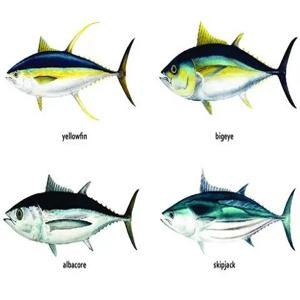
#> input picture dataset_ca_ngu/Ca_ngu_mat_to/Ca_ngu_mat_to_004.jpg, 300 x 300 px, found by its file name; its folder holds 3 pictures in this run
$ python train.py
#> lines starting #> are read from the running program, lines starting #| are printed output that depends on the picture
### feature_extraction.py
import cv2
import numpy as np
from skimage.feature import hog


def _preprocess_image(image_path):
    img = cv2.imread(image_path)
#> img is the input picture: shape (300, 300, 3); mean B, G, R 225.9, 229.7, 225.7
    if img is None:
        return None
    return cv2.resize(img, (128, 128))
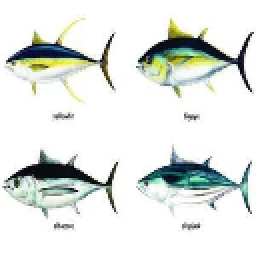
#> returned value: shape (128, 128, 3) (shown 2 times larger); mean of channels 0, 1, 2 225.9, 229.6, 225.6; drawn as B, G, R


HOG_KWARGS = dict(
    orientations=9,
    pixels_per_cell=(8, 8),
    cells_per_block=(2, 2),
    block_norm="L2-Hys",
)


def _hog_and_color_from_resized(img_resized, return_hog_vis=False):
#> called with return_hog_vis = False
    gray_img = cv2.cvtColor(img_resized, cv2.COLOR_BGR2GRAY)
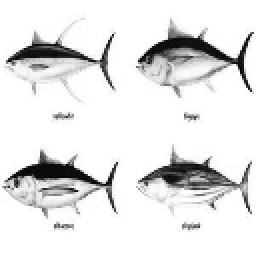
#> gray_img: shape (128, 128) (shown 2 times larger); min 4, max 255, mean 228
    if return_hog_vis:
        hog_features, hog_image = hog(
            gray_img, **HOG_KWARGS, visualize=True
        )
    else:
        hog_features = hog(gray_img, **HOG_KWARGS, visualize=False)
#> hog_features = 8100 values, max 1 at index 3496, min 0 at index 0, mean 0.0897
        hog_image = None
    hist_b = cv2.calcHist([img_resized], [0], None, [32], [0, 256]).flatten()
#> hist_b = 32 values, max 11804 at index 31, min 20 at index 0, mean 512
    hist_g = cv2.calcHist([img_resized], [1], None, [32], [0, 256]).flatten()
#> hist_g = 32 values, max 12312 at index 31, min 10 at index 0, mean 512
    hist_r = cv2.calcHist([img_resized], [2], None, [32], [0, 256]).flatten()
#> hist_r = 32 values, max 12025 at index 31, min 50 at index 7, mean 512
    color_features = np.hstack([hist_b, hist_g, hist_r])
#> color_features = 96 values, max 12312 at index 63, min 10 at index 32, mean 512
    return hog_features, color_features, hog_image


# [16 lines left out: functions extract_hog_features, extract_color_histogram_features, not called in this run]


def extract_features_separate(image_path):
    """
    Trả về (hog_vector, color_vector). Đọc ảnh một lần.
    Nếu không đọc được ảnh: (None, None).
    """
    img = _preprocess_image(image_path)
    if img is None:
        return None, None
    hog_f, color_f, _ = _hog_and_color_from_resized(img)
#> hog_f has the same summary as hog_features in _hog_and_color_from_resized; color_f has the same summary as color_features in _hog_and_color_from_resized
    return hog_f, color_f


# [16 lines left out: function extract_features_for_display, not called in this run]


def extract_features(image_path):
    """Vector ghép [HOG | color] — dùng cho huấn luyện / SVM (giữ tương thích cũ)."""
    hog_f, color_f = extract_features_separate(image_path)
#> hog_f has the same summary as hog_features in _hog_and_color_from_resized; color_f has the same summary as color_features in _hog_and_color_from_resized
    if hog_f is None:
        return None
    return np.hstack([hog_f, color_f])

### train.py
import os
import numpy as np
from sklearn.svm import SVC
from sklearn.model_selection import train_test_split
from sklearn.metrics import accuracy_score, classification_report
import joblib

from feature_extraction import extract_features

# THÊM 3 DÒNG NÀY VÀO ĐỂ FIX LỖI TIẾNG VIỆT
import sys
import io
sys.stdout = io.TextIOWrapper(sys.stdout.buffer, encoding='utf-8')

def train_svm_model(dataset_path, model_save_path):
    X = [] # Chứa các vector đặc trưng
    y = [] # Chứa nhãn (tên loài cá)

    print("Bắt đầu đọc ảnh và trích xuất đặc trưng...")

    # Duyệt qua từng thư mục con trong dataset
    for class_name in os.listdir(dataset_path):
        class_dir = os.path.join(dataset_path, class_name)

        # Bỏ qua nếu không phải là thư mục
        if not os.path.isdir(class_dir):
            continue

        print(f"  -> Đang xử lý loài: {class_name}")

        # Duyệt qua từng ảnh trong thư mục
        for img_name in os.listdir(class_dir):
            img_path = os.path.join(class_dir, img_name)

            features = extract_features(img_path)
#> features = 8196 values, max 12312 at index 8163, min 0 at index 0, mean 6.09
            if features is not None:
                X.append(features)
                y.append(class_name) # Lấy tên thư mục làm nhãn luôn
#> pass 2 of the loop in train_svm_model, `for class_name in os.listdir(dataset_path):`:
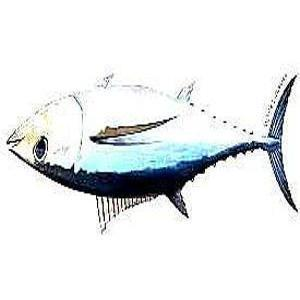
#> input picture dataset_ca_ngu/Ca_ngu_vay_dai/Ca_ngu_vay_dai_002.jpg, 300 x 300 px, found by its file name
#> in _preprocess_image, img is the input picture: shape (300, 300, 3); mean B, G, R 235.5, 234.7, 232.1
#> in _preprocess_image (call 4), `return cv2.resize(img, (128, 128))`:
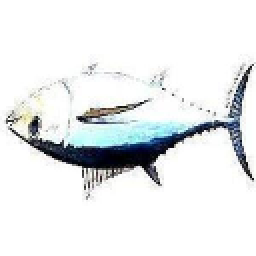
#> returned value: shape (128, 128, 3) (shown 2 times larger); mean of channels 0, 1, 2 235.4, 234.6, 232.1; drawn as B, G, R
#> in _hog_and_color_from_resized (call 4), `gray_img = cv2.cvtColor(img_resized, cv2.COLOR_BGR2GRAY)`:
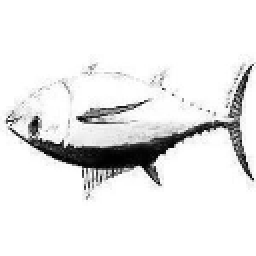
#> gray_img: shape (128, 128) (shown 2 times larger); min 0, max 255, mean 233.9
#> hog_features = 8100 values, max 1 at index 1219, min 0 at index 0, mean 0.0663
#> hist_b = 32 values, max 12954 at index 31, min 36 at index 18, mean 512
#> hist_g = 32 values, max 13130 at index 31, min 32 at index 19, mean 512
#> hist_r = 32 values, max 12698 at index 31, min 35 at index 13, mean 512
#> color_features = 96 values, max 13130 at index 63, min 32 at index 51, mean 512
#> features = 8196 values, max 13130 at index 8163, min 0 at index 0, mean 6.06

    # Chuyển list sang mảng numpy để huấn luyện
    X = np.array(X)
    y = np.array(y)

    print(f"\nTổng số ảnh đã xử lý: {len(X)}")

    # Cắt bộ dữ liệu: 80% để Học (Train), 20% để Thi thử (Test)
    X_train, X_test, y_train, y_test = train_test_split(X, y, test_size=0.2, random_state=42)

    print("Đang huấn luyện mô hình SVM (Có thể mất vài phút)...")
    # Khởi tạo mô hình SVM. kernel='linear' hoặc 'rbf' thường cho kết quả tốt
    svm_model = SVC(kernel='linear', probability=True)
    svm_model.fit(X_train, y_train)

    print("Đang đánh giá độ chính xác trên tập Test (20% ảnh chưa từng thấy)...")
    y_pred = svm_model.predict(X_test)

    # In ra kết quả đánh giá chi tiết
    accuracy = accuracy_score(y_test, y_pred)
    print(f"\nĐỘ CHÍNH XÁC TỔNG THỂ: {accuracy * 100:.2f}%")
    print("\nBáo cáo chi tiết từng loài:")
    print(classification_report(y_test, y_pred))

    # Lưu mô hình lại thành file .pkl
    joblib.dump(svm_model, model_save_path)
    print(f"\nĐã lưu mô hình thành công tại: {model_save_path}")

# ==========================================
# CHẠY CHƯƠNG TRÌNH
# ==========================================
if __name__ == "__main__":
    thu_muc_dataset = r"D:\StudyUni\66.ThietKeWeb1\py\dataset_ca_ngu"
    ten_file_luu = r"D:\StudyUni\66.ThietKeWeb1\py\svm_tuna_model.pkl"

    train_svm_model(thu_muc_dataset, ten_file_luu)
